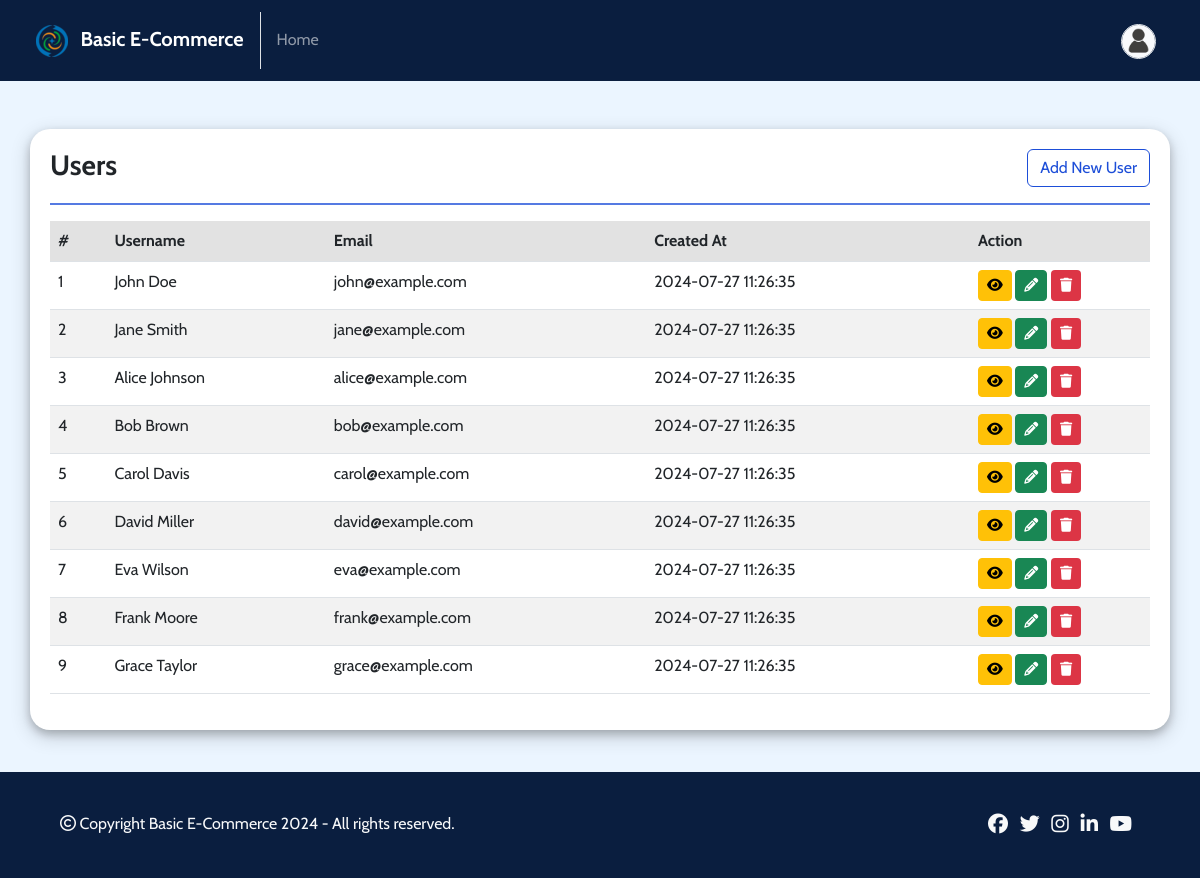
The page /admin/users.php (signed in) on the database its author committed.
### tables this page shows
CREATE TABLE `users` (
  `id` INT AUTO_INCREMENT PRIMARY KEY,
  `username` varchar(255) NOT NULL,
  `email` varchar(255) UNIQUE NOT NULL,
  `role` char(1) NOT NULL DEFAULT 'u',
  `password` varchar(255) NOT NULL,
  `created_at` datetime NOT NULL DEFAULT current_timestamp()
);

### admin/users.php (the view, shortened to what this page needs)
<?php
include("../includes/db-connection.php");
?>
<!DOCTYPE html>
<html lang="en">
<head>
    <?php include("../includes/head-contents.php"); ?>
</head>
<body>
    <?php include("../includes/navbar.php"); ?>
    <div class="container my-5">
        <div class="row">
            <div class="box">
                <div class="row">
                    <div class="col-8">
                        <h3 class="fw-bold my-0">Users</h3>
                    </div>
                    <div class="col-4 text-end">
                        <a href="user-create.php" class="btn btn-outline-danger">Add New User</a>
                    </div>
                </div>
                <hr>
                <div class="table-responsive crud-table">
                <?php
                $sql = "SELECT * FROM users WHERE role = 'u' ORDER BY created_at DESC";
                $stmt = $conn->prepare($sql);
                $stmt->execute();
                $result = $stmt->get_result();
                if($result->num_rows > 0) { ?>
                <table class="table table-striped">
                    <tr class="sticky-header">
                        <th>#</th>
                        <th>Username</th>
                        <th>Email</th>
                        <th>Created At</th>
                        <th>Action</th>
                    </tr>
                    <?php $i = 1; while($user = $result->fetch_assoc()) { ?>
                    <tr>
                        <td><?php echo $i++; ?></td>
                        <td><?php echo $user['username'] ?></td>
                        <td><?php echo $user['email'] ?></td>
                        <td><?php echo $user['created_at'] ?></td>
                        <td class="action-column">
                            <a href="user-view.php?id=<?php echo $user['id'] ?>" class="btn btn-warning btn-sm" title="View"><i class="fa fa-eye"></i></a>
                            <a href="user-update.php?id=<?php echo $user['id'] ?>" class="btn btn-success btn-sm" title="Edit"><i class="fa fa-pencil"></i></a>
                            <form action="user-delete.php" method="POST" class="d-inline-block">
                                <button type="submit" name="delete" class="btn btn-trash btn-sm" title="Delete" onclick="return confirm('Are you sure you want to remove this record?');"><i class="fa fa-trash"></i></button>
                            </form>
                        </td>
                    </tr>
                    <?php } ?>
                </table>
                <?php } else { ?>
                    <span class="fw-bold">No record found!</span>
                <?php } ?>
                </div>
            </div>
        </div>
    </div>
    <?php include("../includes/footer.php"); ?>
</body>
</html>

### includes/head-contents.php (shortened to what this page needs)
<link href="../css/bootstrap.min.css" rel="stylesheet">
<link rel="stylesheet" href="https://cdnjs.cloudflare.com/ajax/libs/font-awesome/6.6.0/css/all.min.css" />
<link href="../css/styles.css" rel="stylesheet">

### includes/navbar.php (shortened to what this page needs)
<?php
$current_page = basename($_SERVER['PHP_SELF']);
?>
<nav class="navbar navbar-expand-md bg-dark navbar-dark">
  <div class="container-fluid mx-4 my-1">
    <a class="navbar-brand fw-bold" href="../base/index.php">
      <img src="../images/logo.png" style="width: 32px;" alt="logo" class="me-2">
      <?php
        echo WEBSITE_NAME;
      ?>
    </a>
    <div class="collapse navbar-collapse" id="collapsibleNavbar">
      <ul class="navbar-nav w-100">
        <li class="nav-item mt-2 mb-1">
          <a class="nav-link <?php echo ($current_page == 'index.php') ? 'active fw-bold' : '' ?>" href="../base/index.php">Home</a>
        </li>
        <?php
        if(isset($_SESSION['loggedin']) && $_SESSION['loggedin'] == true)
        { ?>
        <li class="nav-item dropdown ms-md-auto" >
          <a class="nav-link login-btn <?php echo ($current_page == 'login.php') ? 'active' : '' ?>" id="navbarDropdown" role="button" data-bs-toggle="dropdown" aria-expanded="false" href="#">
            <?php $img = "../images/user.jpg"; ?>
            <img src="<?php echo $img; ?>" class="navbar-profile-image rounded-circle border mt-1">
          </a>
        </li>
        <?php } else { ?>
          <li class="nav-item color-white ms-md-auto btn badge mt-2 mb-2 <?php echo ($current_page == 'login.php') ? 'btn-danger' : 'btn-outline-danger' ?>">
            <a class="nav-link login-btn <?php echo ($current_page == 'login.php') ? 'active' : '' ?>" href="login.php">Login</a>
          </li>
        <?php } ?>
      </ul>
    </div>
  </div>
</nav>

### includes/footer.php (shortened to what this page needs)
<div class="container-fluid bg-dark mt-5 footer">
	<div class="row">
		<div class="col-md-6">
			<p class="text-light px-5 py-md-4 text-md-start text-center mt-3">
				<i class="fa-regular fa-copyright"></i>
				Copyright <?php echo WEBSITE_NAME . " " . date('Y'); ?> - All rights reserved.
			</p>
		</div>
		<div class="col-md-6">
			<p class="text-light px-5 py-md-4 text-md-end text-center mt-3">
				<a href="#" class="me-2 text-light h5" data-bs-toggle="tooltip" title="Facebook"><i class="fa-brands fa-facebook"></i></a>
				<a href="#" class="me-2 text-light h5" data-bs-toggle="tooltip" title="Twitter"><i class="fa-brands fa-twitter"></i></a>
				<a href="#" class="me-2 text-light h5" data-bs-toggle="tooltip" title="Instagram"><i class="fa-brands fa-instagram"></i></a>
				<a href="#" class="me-2 text-light h5" data-bs-toggle="tooltip" title="Linkedin"><i class="fa-brands fa-linkedin-in"></i></a>
				<a href="#" class="me-2 text-light h5" data-bs-toggle="tooltip" title="Youtube"><i class="fa-brands fa-youtube"></i></a>
			</p>
		</div>
	</div>
</div>

### css/styles.css (style rules this page uses)
:root { --mainColor: #1d4ed8; --bodyBackgroundColor: #ebf5ff; --buttonHoverColor: #1e40af; --formControlFocusBorderColor: rgba(29, 78, 216, 0.3); --formControlFocusShadowColor: rgba(29, 78, 216, 0.6); --navbarBackgroundColor: #0a1e3f; --footerBackgroundColor: #0a1e3f; }
* { font-family: 'Cabin', Helvetica, sans-serif; }
body { min-height: 100vh; position: relative; margin: 0; padding-bottom: 100px; box-sizing: border-box; background-color: var(--bodyBackgroundColor); }
.navbar { background-color: var(--navbarBackgroundColor) !important; }
.navbar .nav-item .nav-link::after { content: ''; display: block; width: 0; height: 2px; background: #ebe4e4; transition: width .3s; box-shadow: 0 4px 8px 0 rgba(0, 0, 0, 0.2), 0 6px 20px 0 rgba(0, 0, 0, 0.19); }
.navbar-profile-image { width: 35px; height: 35px; }
.box { box-shadow: 0 4px 8px 0 rgba(0, 0, 0, 0.2), 0 6px 20px 0 rgba(0, 0, 0, 0.19); padding: 20px; border-radius: 20px; background-color: #ffffff; }
hr { border: 1.5px solid var(--mainColor); opacity: 75%; }
.btn-outline-danger { border-color: var(--mainColor) !important; }
.text-danger, .btn-outline-danger { color: var(--mainColor) !important; }
.crud-table { min-height: 250px !important; max-height: 550px !important; }
.crud-table .action-column { width: 180px !important; }
.crud-table .btn-trash { background-color: #dc3545 !important; color:#fff !important; }
.crud-table .sticky-header th { position: sticky; top: 0; z-index: 1; background-color: #eeeeee; }
.footer { background-color: var(--footerBackgroundColor) !important; position: absolute; bottom: 0; }

### rows shown on the page
users: username "John Doe", email "john@example.com", created_at "2024-07-27 11:26:35"
users: username "Jane Smith", email "jane@example.com", created_at "2024-07-27 11:26:35"
users: username "Alice Johnson", email "alice@example.com", created_at "2024-07-27 11:26:35"
users: username "Bob Brown", email "bob@example.com", created_at "2024-07-27 11:26:35"
users: username "Carol Davis", email "carol@example.com", created_at "2024-07-27 11:26:35"
users: username "David Miller", email "david@example.com", created_at "2024-07-27 11:26:35"
users: username "Eva Wilson", email "eva@example.com", created_at "2024-07-27 11:26:35"
users: username "Frank Moore", email "frank@example.com", created_at "2024-07-27 11:26:35"
users: username "Grace Taylor", email "grace@example.com", created_at "2024-07-27 11:26:35"

### other values the page prints
WEBSITE_NAME "Basic E-Commerce"
